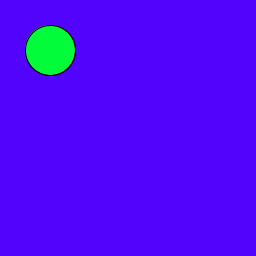
Frame 1 (no input)
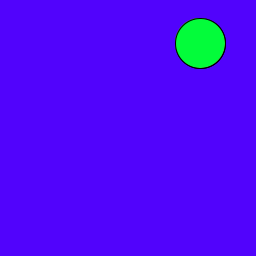
Frame 60 (the mouse pressed at the canvas centre just before this capture)
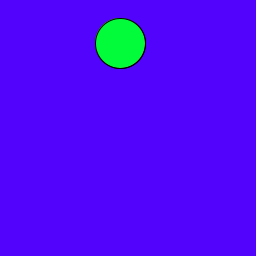
Frame 120 (the mouse held since frame 60 and released just before this capture)

The Processing sketch that drew these frames (run headless with seeded random() and noise(); from frame 60 on, the mouse is pressed at the canvas centre):

// Processing sketch: bollar
// ── bollar.pde
int y=0;
int yh=7;
int x=0;
int xh=10;
void setup()
{
  size(256,256);
  x=50;
  y=50;
}

void draw()
{
  background(#5103FC);
  fill(#FC0303);
  ellipse(x,y,50,50);
  
  fill(#03FC3A);
  ellipse(x,y,50,50);
  
  x=x+xh;
  y=y+yh;
  
  if (x-25<0) xh=-xh;
  else if (x+25>width) xh=-xh;
  
  if (y-25<0) yh=-yh;
  else if (y+25>width) yh=-yh;
}
